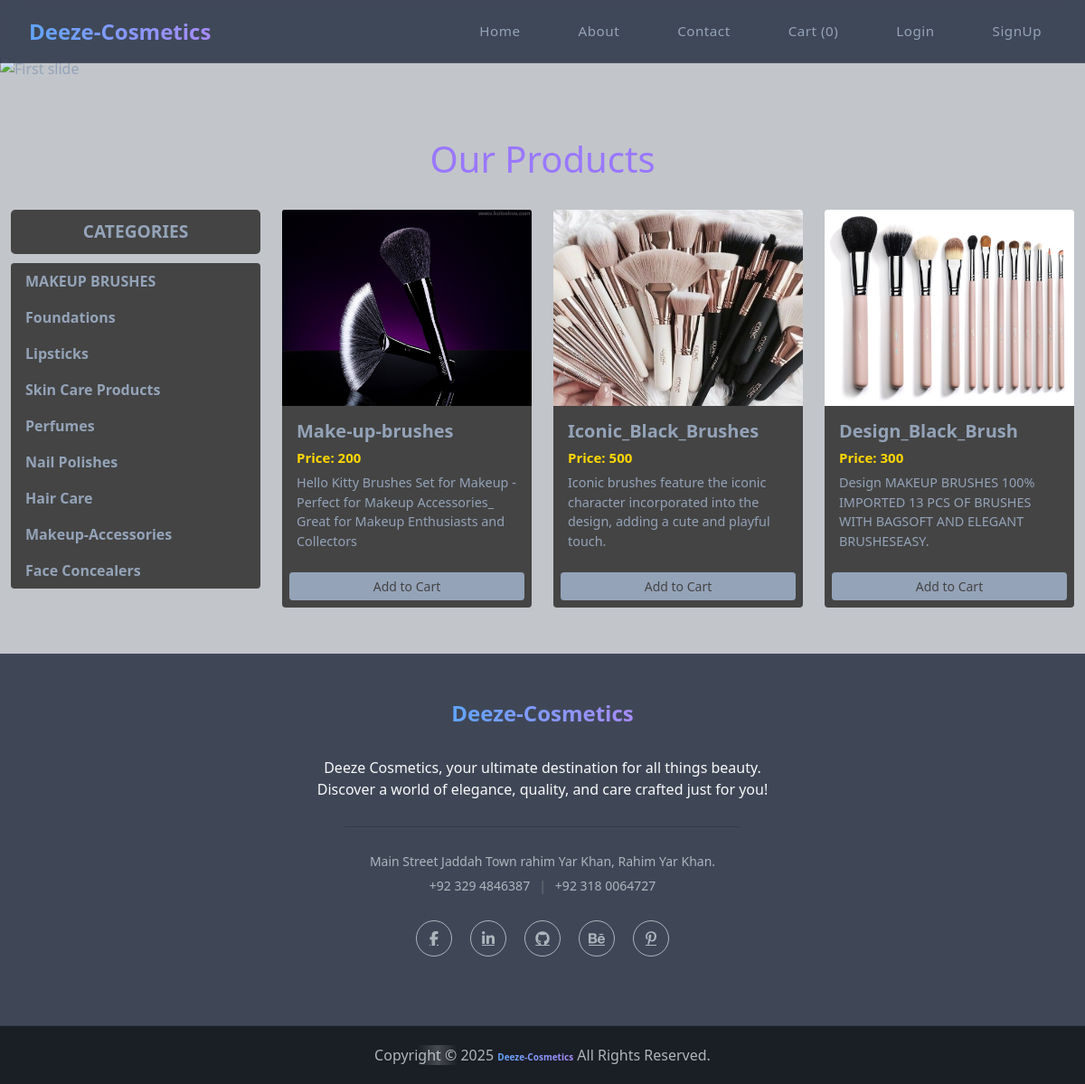
Screenshot of /?catagory=1 with the database file from the repository.
### store/models/catagory.py (models this page shows, shortened)
class Catagory(models.Model):
    name = models.CharField(max_length= 255)

### store/models/product.py (models this page shows, shortened)
class Product(models.Model):
    name = models.CharField(max_length= 255)
    price = models.IntegerField(default=0)
    catagory = models.ForeignKey(Catagory , default=1 , on_delete=models.CASCADE)
    description = models.CharField(max_length=255, default= '')
    image = models.ImageField(upload_to='uploads/products/')
    @staticmethod
    def get_all_products_by_catagory_id(catagory_id):
     if catagory_id:
        return Product.objects.filter(catagory_id=catagory_id)

### store/views.py (the view, shortened to what this page needs)
# urls.py: path('', index, name="home_page"),
def index(request):
    if request.method == 'GET':
        cart = request.session.get('cart')
        if not cart:
            request.session['cart'] = {}
        Products = None
        Catagories = Catagory.objects.all()
        CatagoryId = request.GET.get('catagory')
        if CatagoryId:
            Products = Product.get_all_products_by_catagory_id(CatagoryId)
        else:
            Products = Product.objects.all()
        data = {
            'Products': Products,
            'Catagories': Catagories
        }
        print('you are', request.session.get('email'))
        return render(request, 'index.html', data)

### store/templatetags/cart.py (called while the page is built)
@register.filter(name='is_in_cart')
def is_in_cart(product, cart):
    if cart is None:
        return False
    keys = cart.keys()
    for id in keys:
        if int(id) == product.id:
            return True
    return False

### store/templates/index.html (shortened to what this page needs)
{% extends 'base.html' %}
{% block content %}
{% load cart %}
<div class="mt-3 pt-5"></div>
<div id="carouselExampleSlidesOnly" class="carousel slide" data-bs-ride="carousel">
  <div class="carousel-inner">
    <div class="carousel-item active">
      <img class="d-block w-100" src="https://www.makeupcityshop.com/cdn/shop/files/ST-desktop_2ceb28f6-4378-489d-bfab-16d86208e487.gif?v=1732996709" alt="First slide">
    </div>
  </div>
</div>
<div class="container-fluid mt-5 pt-3">
  <div class="row">
    <h1 class="text-center" style="color: #9977fd;" >Our Products</h1>
    <div class="col-lg-3 col-md-4 mb-4 mt-4">
      <div class="sidebar-header text-center text-uppercase">Categories</div>
      <div class="list-group">
        {% for Catagories in Catagories %}
        <a href="/?catagory={{ Catagories.id }}" class="list-group-item list-group-item-action">
          {{ Catagories.name }}
        </a>
        {% endfor %}
      </div>
    </div>
    <div id="products" class="col-lg-9 col-md-8 mt-4">
      <div class="row row-cols-1 row-cols-md-2 row-cols-lg-3 g-4">
        {% for Products in Products %}
        <div class="col">
          <div class="card h-100" id="{{Products.id}}">
            <img src="{{ Products.image.url }}" class="card-img-top img-fluid" alt="{{ Products.name }}">
            <div class="card-body">
              <h5 class="card-title">{{ Products.name }}</h5>
              <h5 class="card-price"><b>Price: {{ Products.price }}</b></h5>
              <p class="card-text">{{ Products.description }}</p>
            </div>
            <div class="cart-footer p-2 text-center">
              {% if Products|is_in_cart:request.session.cart %}
              <div class="row g-2 align-items-center">
                <form class="col-3" method="post" action="/#{{Products.id}}">
                  {% csrf_token %}
                  <input type="hidden" name="product" value="{{ Products.id }}">
                  <input type="hidden" name="remove" type="text" value="True">
                  <input type="submit" value=" - " class="btn btn-secondary btn-sm w-100">
                </form>
                <div class="col">
                  <span>{{Products|cart_quantity:request.session.cart}} in cart</span>
                </div>
                <form class="col-3" method="post" action="/#{{Products.id}}">
                  {% csrf_token %}
                  <input type="hidden" name="product" value="{{ Products.id }}">
                  <input type="submit" value=" + " class="btn btn-secondary btn-sm w-100">
                </form>
              </div>
              {% else %}
              <form method="POST" action="/#{{Products.id}}">
                <input type="submit" class="btn btn-primary btn-sm w-100" value="Add to Cart">
              </form>
              {% endif %}
            </div>
          </div>
        </div>
        {% endfor %}
      </div>
    </div>
  </div>
</div>
<section class="contact-area mt-5 pt-5 " id="contact">
  <div class="container">
      <div class="row justify-content-center">
          <div class="col-lg-6">
              <div class="contact-content text-center">
                  <div class="logo">
                      <a class="logo-text" href="/">Deeze-Cosmetics</a>
                  </div>
                  <p>Deeze Cosmetics, your ultimate destination for all things beauty.
                      Discover a world of elegance, quality, and care crafted just for you!</p>
                  <h6>Main Street Jaddah Town rahim Yar Khan, Rahim Yar Khan.</h6>
                  <h6>+92 329 4846387<span>|</span>+92 318 0064727</h6>
                  <div class="contact-social">
                      <ul>
                          <li><a class="hover-target" href="#"><i class="fab fa-facebook-f"></i></a></li>
                          <li><a class="hover-target" href="#"><i class="fab fa-linkedin-in"></i></a></li>
                          <li><a class="hover-target" href="#"><i class="fab fa-github"></i></a></li>
                          <li><a class="hover-target" href="#"><i class="fab fa-behance"></i></a></li>
                          <li><a class="hover-target" href="#"><i class="fab fa-pinterest-p"></i></a></li>
                      </ul>
                  </div>
              </div>
          </div>
      </div>
  </div>
</section>
<footer>
  <div class="container">
      <p class="mb-0 text-center">Copyright &copy;
          <span id="current-year"></span>
          <span class="logo">
              <a class="logo-text" href="/" style="font-size:10px">Deeze-Cosmetics</a>
              <span class="logo-shine"></span>
          </span> All Rights Reserved.
      </p>
  </div>
</footer>
{% endblock %}

### store/static/style.css (style rules this page uses)
body { background-color: rgba(179, 183, 189, 0.8); color: #94a3b8; }
* { scrollbar-width: thin; scrollbar-color: #94a3b8 #444; }
html { overflow-y: scroll; }
.logo { position: relative; overflow: hidden; }
.logo-text { font-size: 1.5rem; font-weight: bold; background: linear-gradient(to right, #60a5fa, #a78bfa); -webkit-background-clip: text; -webkit-text-fill-color: transparent; }
.logo-shine { position: absolute; top: 0; left: -100%; width: 50%; height: 100%; background: linear-gradient(90deg, transparent, rgba(255, 255, 255, 0.2), transparent); animation: shine 3s infinite; }
.list-group-item { background-color: #444; transition: 0.3s; border: none; font-weight: bold; color: #94a3b8; }
.sidebar-header { font-size: 1.2rem; font-weight: bold; margin-bottom: 10px; text-align: center; color: #94a3b8; background-color: #444; padding: 10px; border-radius: 5px; }
.card { background-color: #444; border: none; color: #94a3b8; transition: 0.3s; }
.card-title { font-weight: 600; color: #94a3b8; }
.card-text { font-size: 0.9rem; color: #94a3b8; }
.card-price { color: #ffd700; font-size: 15px; }
.btn-primary { background-color: #94a3b8; border-color: #94a3b8; color: #444; }
.contact-area { padding: 60px 20px; background: rgba(30, 41, 59, 0.8);; border-bottom: 1px solid #353C46; }
.contact-content { color: #f8f9fa; }
.contact-content p { font-size: 16px; margin: 30px 0 60px; position: relative; }
.contact-content p::after { background: #353C46; bottom: -30px; content: ""; height: 1px; left: 50%; position: absolute; transform: translateX(-50%); width: 80%; }
.contact-content h6 { font-size: 14px; font-weight: 400; margin-bottom: 10px; color: #adb5bd; }
.contact-content span { color: #6c757d; margin: 0 10px; }
.contact-social ul { display: flex; justify-content: center; padding: 0; margin-top: 30px; }
.contact-social ul li { list-style: none; }
.contact-social ul li a { border: 1px solid #adb5bd; color: #adb5bd; display: inline-flex; align-items: center; justify-content: center; height: 40px; width: 40px; border-radius: 50%; margin: 0 10px; transition: all 0.4s ease; }
footer { background: #1A1E25; color: #adb5bd; text-align: center; padding: 20px 0; }

### rows the page displays
Catagory: name "MAKEUP BRUSHES"
Catagory: name "Foundations"
Catagory: name "Lipsticks"
Catagory: name "Skin Care Products"
Catagory: name "Perfumes"
Catagory: name "Nail Polishes"
Catagory: name "Hair Care"
Catagory: name "Makeup-Accessories"
Catagory: name "Face Concealers"
Product: image (picture), name "Make-up-brushes", price "200", description "Hello Kitty Brushes Set for Makeup -Perfect for Makeup Accessories_ Great for Makeup Enthusiasts and Collectors"
Product: image (picture), name "Iconic_Black_Brushes", price "500", description "Iconic brushes feature the iconic character incorporated into the design, adding a cute and playful touch."
Product: image (picture), name "Design_Black_Brush", price "300", description "Design MAKEUP BRUSHES 100% IMPORTED 13 PCS OF BRUSHES WITH BAGSOFT AND ELEGANT BRUSHESEASY."

### other values shown
{{ request.session.cart|length }} "0"
